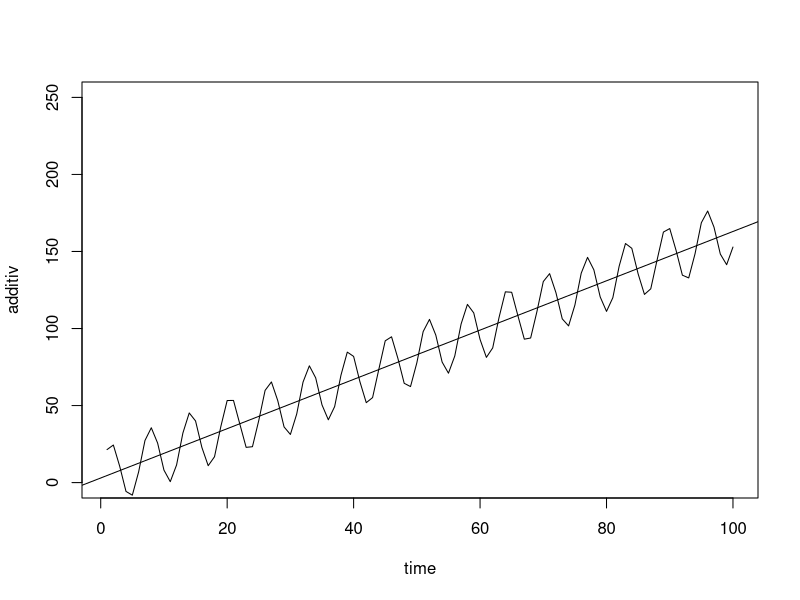
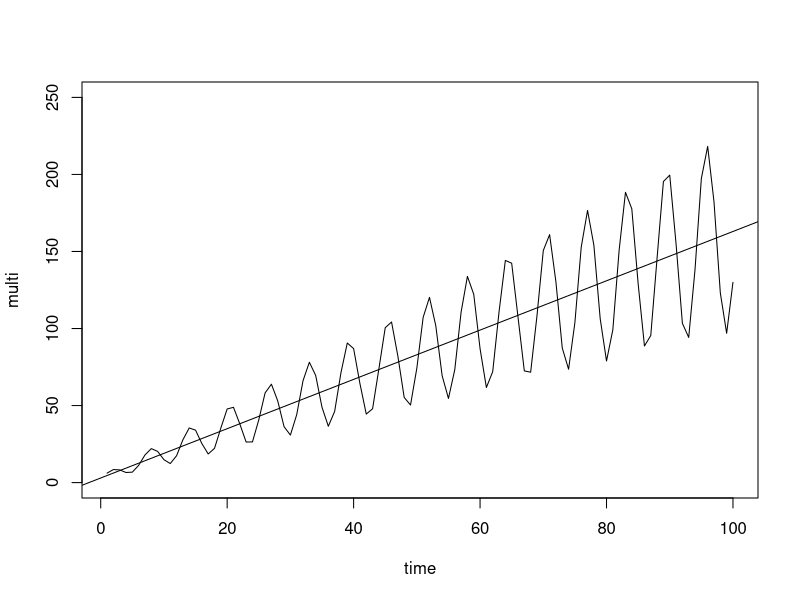

The R source for these figures, in order:
time <- seq(1,100,1)
trend <- 3 + 1.6 * time 
saison <- sin(1:100)
additiv <- trend + 20 * saison
multi <- trend * (1 + .4 * saison)

pdf("../figures/additiv.pdf")
plot(time, additiv, type = "l", ylim = c(0,250))
abline(a = 3, b = 1.6)
dev.off()

pdf("../figures/multiplikativ.pdf")
plot(time, multi, type = "l", ylim = c(0,250))
abline(a = 3, b = 1.6)
dev.off()

